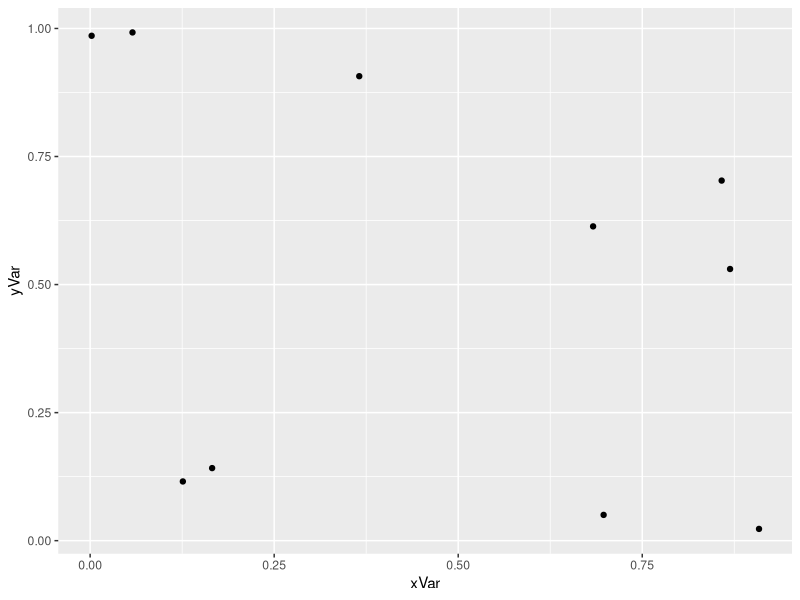

Generate this figure with R:
## ---- chunk 1
library(ggplot2)
# Create a matrix from an atomic vector
m <-matrix(data=1:12,nrow=4,ncol=3)
print(m)

# Must specify at least one of the two dimensions
m <- matrix(data=1:12,nrow=4)
print(m)

# use byrow=TRUE to fill one row at a time
m <-matrix(data=1:12,nrow=4,byrow=TRUE)
print(m)

# use dim() to see dimensions
dim(m)

# can also change dimensions of matrix (must be correct size)
dim(m) <- c(6,2)
print(m)
dim(m) <- c(4,3)
print(m)
# to get separate components of dim
nrow(m)
ncol(m)

# note that length still applies to original atomic vector
length(m)

# to add names 
rownames(m) <- c("a","b","c","d")
print(m)
colnames(m) <- LETTERS[1:ncol(m)]
print(m)
rownames(m) <- letters[nrow(m):1]
print(m)

# specify particular elements within matrix with brackets and subscripts

# print a single element
# print row 2, column 3 
print(m[2,3])
# print an entire row (or column) by leaving entry blank
# print row 2, showing all of the columns
print(m[2,])

#print column 3, showing all of the rows
print(m[,3])

#print everything
print(m)
print(m[,])
print(m[])
# (check help on LETTERS)
rownames(m) <- paste("Species",LETTERS[1:nrow(m)],sep="")
colnames(m) <- paste("Site",1:ncol(m),sep="")
print(m)

# also add names through dimnames function

dimnames(m) <- list(paste("Site",1:nrow(m),sep=""),
                    paste("Species",LETTERS[1:ncol(m)],sep=""))
print(m)

# transpose a matrix with t
m2 <- t(m)
print(m2)

# add a row to m with rbind
m2 <- rbind(m2,c(10,20,30,40))
print(m2)

# now fix the label
rownames(m2)
print(m2)
rownames(m2)[4] <- "myfix"
print(m2)

# Access individual rows and columns with names as well as indices

m2["myfix","Site3"] # equivalent to m2[4,3]
m2[c("SpeciesC","myfix"),c("Site3","Site4")] # note use of c function here!

# use cbind to add columns to the matrix

# can always change this back to a vector at any time:

myVec <- as.vector(m)
print(myVec)
## ---- chunk 2
# Lists are atomic vectors but each element 
# can hold things of different types and different sizes

myList <- list(1:10, matrix(1:8,nrow=4,byrow=TRUE), letters[1:3],pi)
str(myList)
print(myList)


# using [] gives you a single item, which is of type list
myList[4]
# myList[4] - 3 # no, can't subtract a number from a list!


# single brackets gives you only the element in that slot, which is always of type list

# to grab the object itself, use [[]]
myList[[4]]
myList[[4]] - 3 # now we have the contents

# if a list has 10 elements it is like a train with 10 cars
# [[5]] gives you the contents of car #5
##[c(4,5,6)] gives you a little train with cars 4, 5, and 6

# once the double bracket is called, you can access individual elements as before

myList[[2]]
myList[[2]][4,1]

# name list items when they are created

myList2 <- list(Tester=FALSE,littleM=matrix(1:9,nrow=3))

# named elements can be accessed with dollar sign

myList2$littleM[2,3] # get row 2, column3
myList2$littleM # show whole matrix
myList2$littleM[2,] # show second row, all columns
myList2$littleM[2] # what does this give you?

# The "unlist" strings everything back into
# a single atomic vector; coercion is used if there are mixed data types
unRolled <- unlist(myList2)
print(unRolled)


# The most common use of list: output from a linear model is a list

library(ggplot2)
yVar <- runif(10)
xVar <- runif(10)
myModel <- lm(yVar~xVar)
qplot(x=xVar,y=yVar)

# look at output in myModel
print(myModel)

# full results are in summary
print(summary(myModel))

# drill down into summary to get what we want
str(summary(myModel))
summary(myModel)$coefficients
summary(myModel)$coefficients["xVar","Pr(>|t|)"]
summary(myModel)$coefficients[2,4]

# use unlist instead

u <- unlist(summary(myModel))
print(u)

mySlope <- u$coefficients2
myPval <- u$coefficients8

## ---- chunk 3
# a data frame is a list of equal-lengthed vectors, each of which is a column

varA <- 1:12
varB <- rep(c("Con","LowN","HighN"),each=4)
varC <- runif(12)
dFrame <- data.frame(varA,varB,varC,stringsAsFactors=FALSE)
print(dFrame)
str(dFrame)

# add another row with rbind
# make sure you add a list, with each item corresponding to a column

# newData <- data.frame(list(varA=13,varB="HighN",varC=0.668),stringsAsFactors=FALSE)
newData <- list(varA=13,varB="HighN",varC=0.668)
print(newData)
str(newData)

# now bind them
dFrame <- rbind(dFrame,newData)
str(dFrame)
tail(dFrame)


# adding another column is a little easier

#newVar <- data.frame(varD=runif(13))
newVar <- runif(13)
dFrame <- cbind(dFrame,newVar)
head(dFrame)

## ---- chunk 4
# same principle applied to both dimensions of a matrix
m <- matrix(data=1:12,nrow=3)
dimnames(m) <- list(paste("Species",LETTERS[1:nrow(m)],sep=""),paste("Site",1:ncol(m),sep=""))
print(m)

# subsetting based on elements
m[1:2,3:4]
# same subsetting based on character strings (but no negative elements)
m[c("SpeciesA","SpeciesB"), c("Site3","Site4")]

# use blanks before or after comma to indicate full rows or columns
m[1:2, ]    

m[ ,3:4]

# use logicals for more complex subsetting

# e.g. select all columns for which the totals are > 15

# first try this logical
colSums(m) > 15
m[ , colSums(m) > 15]


# e.g. select all rows for which the row total is 22
m[rowSums(m)==22, ]

# note == for logical equal and != for logical NOT equal
m[rowSums(m)!=22, ]

# e.g., choose all rows for which numbers for site 1 are less than 3
# AND choose all columns for which the numbers for species A are less than 5

# first, try out this logical for rows
m[ ,"Site1"]<3

# add this in and select with all columns
m[m[ ,"Site1"]<3, ]

# and try this logical for columns
m["SpeciesA", ]<5

# add this in and select with all rows
m[ ,m["SpeciesA", ]<5]

# now combine both
m[m[ ,"Site1"]<3,m["SpeciesA", ]<5]

# and compare with full m
print(m)


# caution! simple subscripting to a vector changes the data type!
z <- m[1, ]
print(z)
str(z)

# to keep this as a matrix, must add the drop=FALSE option

z2 <- m[1, ,drop=FALSE]
print(z2)
str(z2)

# caution #2, always use both dimensions, or you will select a single matrix element

m2 <- matrix(data=runif(9),nrow=3)
print(m2)
m2[2, ]

# but now this will just pull the second element
m2[2]

# probably should specify row and column indicators
m2[2,1]
# also use logicals for assignments, not just subsetting
m2[m2>0.6] <- NA
print(m2)


# A few changes for working with data frames:

data <-read.csv(file="antcountydata.csv",header=TRUE,sep=",",stringsAsFactors=FALSE)
str(data)

# the data frame is a list of vectors, so it is set up like a matrix
data[3,2]

# you can specify just the column names

dataNames <- data[c("state","county")]
str(dataNames)

# or in matrix style
dataNames <- data[ ,c("county", "ecoregion")]
str(dataNames)


# as before, with matrices, selecting only a single column changes it
# from a data frame to a vector
dataNames <- data[ ,"county"]
str(dataNames)

